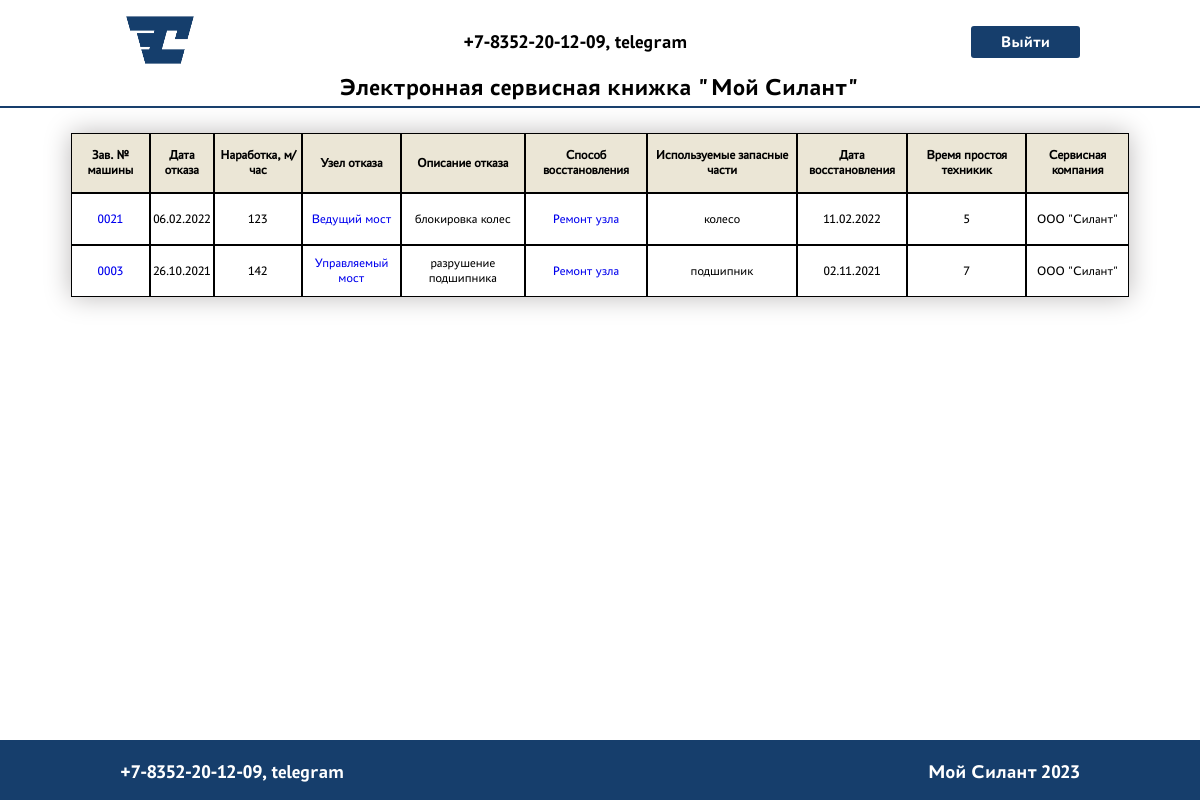
The app's page /claims/ (signed in), older data.
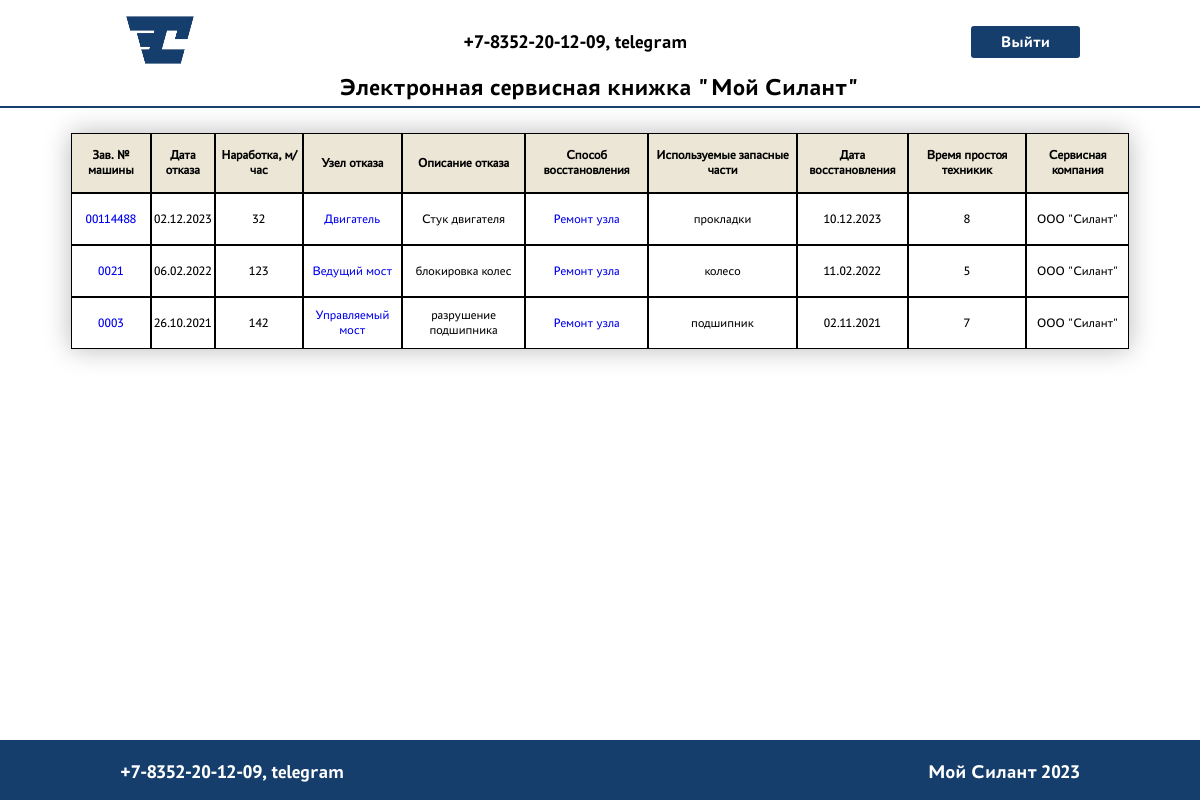
The same page, newer data.
### cars/models.py (models this page shows, shortened)
class Claim(models.Model):
    failure_date = models.DateField()
    operating_time = models.IntegerField()
    node_failure = models.ForeignKey(NodeFailure, on_delete=models.CASCADE)
    description_failure = models.TextField(max_length=2048)
    recovery_method = models.ForeignKey(RecoveryMethod, on_delete=models.CASCADE)
    spares = models.TextField(max_length=1024, blank=True)
    restore_date = models.DateField(blank=True, null=True)
    downtime = models.IntegerField(blank=True, null=True)
    machine = models.ForeignKey(Machine, on_delete=models.CASCADE)
    class Meta:
        ordering = ['-failure_date']
    @property
    def service(self):
        return self.machine.service_company.name_company
    def get_failure_date(self):
        return (self.failure_date).strftime("%d.%m.%Y")
    def get_restore_date(self):
        return (self.restore_date).strftime("%d.%m.%Y")

class Machine(models.Model):
    model_technique = models.ForeignKey(ModelEquipment, on_delete=models.CASCADE)
    serial_number_technique = models.CharField(unique=True, max_length=32)
    model_engine = models.ForeignKey(ModelEngine, on_delete=models.CASCADE)
    serial_number_engine = models.CharField(unique=True, max_length=32)
    model_transmission = models.ForeignKey(ModelTransmission, on_delete=models.CASCADE)
    serial_number_transmission = models.CharField(unique=True, max_length=32)
    model_driving_bridge = models.ForeignKey(ModelDrivingBridge, on_delete=models.CASCADE)
    serial_number_driving_bridge = models.CharField(unique=True, max_length=32)
    model_steered_bridge = models.ForeignKey(ModelSteeredBridge, on_delete=models.CASCADE)
    serial_number_steered_bridge = models.CharField(unique=True, max_length=32)
    shipment_date = models.DateField()
    supply_contract = models.CharField(max_length=128, blank=True)
    consignee = models.CharField(max_length=128)
    delivery_address = models.CharField(max_length=256)
    equipment = models.TextField(max_length=5000)
    customer = models.ForeignKey(ClientUser, on_delete=models.CASCADE,related_name='clients', limit_choices_to={'status': 'CLIENT'})
    service_company = models.ForeignKey(ClientUser, on_delete=models.CASCADE, related_name='services', limit_choices_to={'status': 'SERVICE'})
    class Meta:
        ordering = ['-shipment_date']

### manuals/models.py (models this page shows, shortened)
class NodeFailure(models.Model):
    name = models.CharField(max_length=128, unique=True)
    description = models.CharField(max_length=512, blank=True)

class RecoveryMethod(models.Model):
    name = models.CharField(max_length=128, unique=True)
    description = models.CharField(max_length=512, blank=True)

### accounts/models.py (models this page shows, shortened)
class ClientUser(models.Model):
    user = models.OneToOneField(User, on_delete=models.CASCADE)
    status = models.CharField(choices=ClientStatusEnum.choices,
                              default=ClientStatusEnum.CLIENT,
                              max_length=12)
    name_company = models.CharField(max_length=128, blank=True, unique=True)

### cars/views.py (the view)
# urls.py: path('claims/', login_required(ClaimsList.as_view()), name='claims_list'),
class ClaimsList(ListView):
    model = Claim
    template_name = 'cars/claims.html'
    context_object_name = 'claims'
    def get_queryset(self):
        user = self.request.user
        if user.is_staff:
            qs = Claim.objects.all()
        elif user.clientuser.status == 'CLIENT':
            qs = Claim.objects.filter(machine__customer__user=user)
        elif user.clientuser.status == 'SERVICE':
            qs = Claim.objects.filter(machine__service_company__user=user)
        elif user.clientuser.status == 'MANAGER':
            qs = Claim.objects.all()
        return qs

### templates/cars/claims.html
{% extends 'flatpages/default.html' %}
{% load static %}
{% block content %}
{% if claims %}
    <table class="machines-table claims-table" cellpadding="0" cellspacing="0" width="100%" align="center">
            <tr>
                <td align="center">Зав. № машины</td>
                <td align="center">Дата отказа</td>
                <td align="center">Наработка, м/час</td>
                <td align="center">Узел отказа</td>
                <td align="center">Описание отказа</td>
                <td align="center">Способ восстановления</td>
                <td align="center">Используемые запасные части</td>
                <td align="center">Дата восстановления</td>
                <td align="center">Время простоя техникик</td>
                <td align="center">Сервисная компания</td>
            </tr>
            {% for claim in claims %}
            <tr class="machines-table-results" >
                <td align="center"><a href="{% url 'claim_detail' claim.pk%}">{{claim.machine.serial_number_technique}}</a></td>
                <td align="center">{{claim.get_failure_date}}</td>
                <td align="center">{{claim.operating_time}}</td>
                <td align="center"><a href="{% url 'manual_node_failure_detail' claim.node_failure.pk%}">{{claim.node_failure.name}}</a></td>
                <td align="center">{{claim.description_failure}}</td>
                <td align="center"><a href="{% url 'manual_recovery_method_detail' claim.recovery_method.pk%}">{{claim.recovery_method.name}}</a></td>
                <td align="center">{{claim.spares}}</td>
                <td align="center">{{claim.get_restore_date}}</td>
                <td align="center">{{claim.downtime}}</td>
                <td align="center">{{claim.service}}</td>
            </tr>
            {% endfor %}
        </table>
{% else %}
<p>empty</p>
{% endif %}
{% endblock content %}

Row changes from the older to the newer data that the page shows:
added Claim: machine.serial_number_technique "00114488", get_failure_date "02.12.2023", operating_time "32", node_failure.name "Двигатель", description_failure "Стук двигателя", recovery_method.name "Ремонт узла", spares "прокладки", get_restore_date "10.12.2023", downtime "8", service "ООО \"Силант\""
